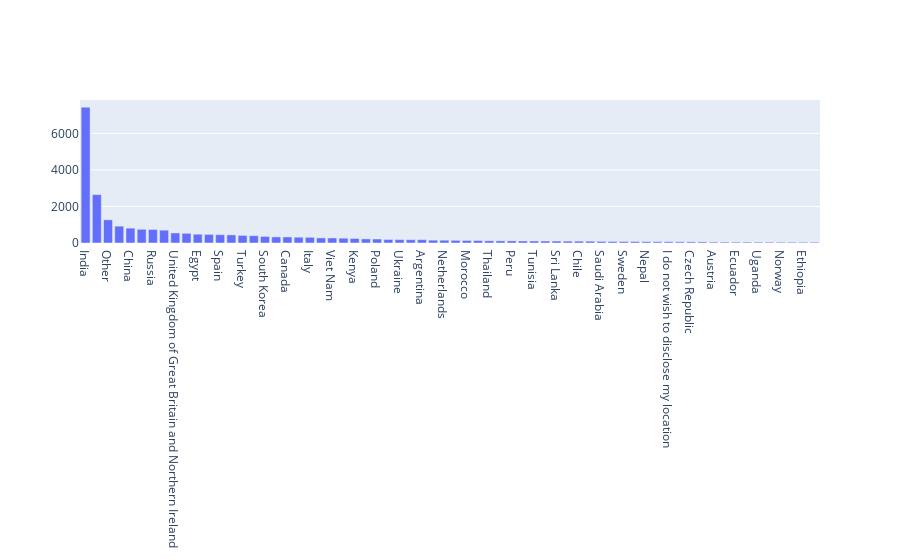

The notebook cell this image was saved under:
### Code cell
q3_df = df['Q3'].value_counts()
fig = go.Figure()
fig.add_trace(go.Bar(x = q3_df.index, y = q3_df.values))
fig.show()

### Figure 1 — Plotly figure (JSON) as saved in the notebook; plotly's stock layout.template omitted (floating-point values rounded to 4 significant figures)
{"data": [{"type": "bar", "x": ["India", "United States of America", "Other", "Japan", "China", "Brazil", "Russia", "Nigeria", "United Kingdom of Great Britain and Northern Ireland", "Pakistan", "Egypt", "Germany", "Spain", "Indonesia", "Turkey", "France", "South Korea", "Taiwan", "Canada", "Bangladesh", "Italy", "Mexico", "Viet Nam", "Australia", "Kenya", "Colombia", "Poland", "Iran, Islamic Republic of...", "Ukraine", "Singapore", "Argentina", "Malaysia", "Netherlands", "South Africa", "Morocco", "Israel", "Thailand", "Portugal", "Peru", "United Arab Emirates", "Tunisia", "Philippines", "Sri Lanka", "Greece", "Chile", "Ghana", "Saudi Arabia", "Ireland", "Sweden", "Hong Kong (S.A.R.)", "Nepal", "Switzerland", "I do not wish to disclose my location", "Belgium", "Czech Republic", "Romania", "Austria", "Belarus", "Ecuador", "Denmark", "Uganda", "Kazakhstan", "Norway", "Algeria", "Ethiopia", "Iraq"], "y": [7434, 2650, 1270, 921, 814, 751, 742, 702, 550, 530, 482, 470, 454, 444, 416, 401, 359, 334, 331, 317, 311, 279, 277, 264, 248, 225, 219, 195, 186, 182, 182, 156, 153, 146, 140, 138, 123, 119, 117, 111, 109, 108, 106, 102, 102, 99, 89, 84, 81, 79, 75, 71, 69, 65, 63, 61, 51, 51, 50, 48, 47, 45, 45, 44, 43, 43]}], "layout": {"autosize": true, "xaxis": {"autorange": true, "range": [-0.5, 65.5], "type": "category"}, "yaxis": {"autorange": true, "range": [0, 7825.0], "type": "linear"}}}
